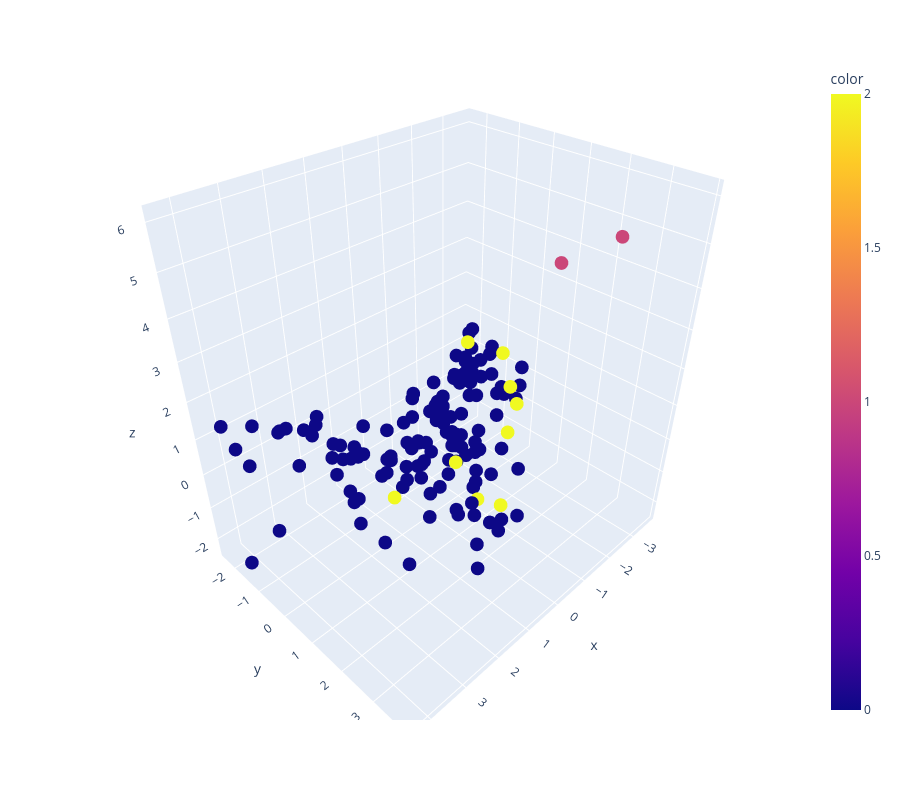

Notebook code cell kept with this figure:
### Markdown cell above
Observons la représentation de nos 3 clusters en 3d avec les 3 premiers axes d'inertie.

### Code cell
fig = px.scatter_3d(
    x=X_proj.iloc[:, 0], 
    y=X_proj.iloc[:, 1], 
    z=X_proj.iloc[:, 2],
    color=labels,
    width=900,   # Largeur en pixels
    height=800   # Hauteur en pixels
)
fig.show()

### Figure 1 — Plotly figure (JSON) as saved in the notebook; plotly's stock layout.template omitted (floating-point values rounded to 4 significant figures; data arrays with more than 128 entries replaced by an {"elided": "..."} marker saying what was removed)
{"data": [{"hovertemplate": "x=%{x}<br>y=%{y}<br>z=%{z}<br>color=%{marker.color}<extra></extra>", "legendgroup": "", "marker": {"color": {"elided": "143 int values"}, "coloraxis": "coloraxis", "symbol": "circle"}, "mode": "markers", "name": "", "scene": "scene", "showlegend": false, "type": "scatter3d", "x": {"elided": "143 float values"}, "y": {"elided": "143 float values"}, "z": {"elided": "143 float values"}}], "layout": {"coloraxis": {"colorbar": {"title": {"text": "color"}}, "colorscale": [[0, "#0d0887"], [0.1111, "#46039f"], [0.2222, "#7201a8"], [0.3333, "#9c179e"], [0.4444, "#bd3786"], [0.5556, "#d8576b"], [0.6667, "#ed7953"], [0.7778, "#fb9f3a"], [0.8889, "#fdca26"], [1, "#f0f921"]]}, "height": 800, "legend": {"tracegroupgap": 0}, "margin": {"t": 60}, "scene": {"domain": {"x": [0, 1], "y": [0, 1]}, "xaxis": {"title": {"text": "x"}}, "yaxis": {"title": {"text": "y"}}, "zaxis": {"title": {"text": "z"}}}, "width": 900}}
